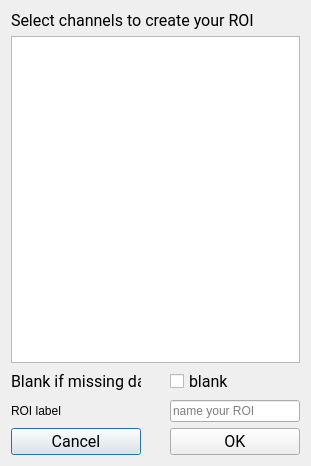
<?xml version="1.0" encoding="UTF-8"?>
<ui version="4.0">
 <class>DialogAddChan</class>
 <widget class="QDialog" name="DialogAddChan">
  <property name="geometry">
   <rect>
    <x>0</x>
    <y>0</y>
    <width>311</width>
    <height>466</height>
   </rect>
  </property>
  <property name="windowTitle">
   <string>Dialog</string>
  </property>
  <property name="styleSheet">
   <string notr="true">font: 12pt &quot;Roboto&quot;;</string>
  </property>
  <layout class="QVBoxLayout" name="verticalLayout">
   <item>
    <widget class="QLabel" name="label_2">
     <property name="font">
      <font>
       <family>Roboto</family>
       <pointsize>12</pointsize>
       <weight>50</weight>
       <italic>false</italic>
       <bold>false</bold>
      </font>
     </property>
     <property name="toolTip">
      <string>Check channels from the list below to create you Region Of Interest (ROI)</string>
     </property>
     <property name="text">
      <string>Select channels to create your ROI</string>
     </property>
    </widget>
   </item>
   <item>
    <widget class="QListView" name="listView_addChan">
     <property name="selectionMode">
      <enum>QAbstractItemView::SingleSelection</enum>
     </property>
     <property name="selectionBehavior">
      <enum>QAbstractItemView::SelectItems</enum>
     </property>
    </widget>
   </item>
   <item>
    <layout class="QGridLayout" name="gridLayout">
     <item row="0" column="0">
      <widget class="QLabel" name="label">
       <property name="minimumSize">
        <size>
         <width>130</width>
         <height>0</height>
        </size>
       </property>
       <property name="maximumSize">
        <size>
         <width>130</width>
         <height>16777215</height>
        </size>
       </property>
       <property name="font">
        <font>
         <family>Roboto</family>
         <pointsize>12</pointsize>
         <weight>50</weight>
         <italic>false</italic>
         <bold>false</bold>
        </font>
       </property>
       <property name="text">
        <string>Blank if missing data</string>
       </property>
      </widget>
     </item>
     <item row="0" column="1">
      <spacer name="horizontalSpacer">
       <property name="orientation">
        <enum>Qt::Horizontal</enum>
       </property>
       <property name="sizeHint" stdset="0">
        <size>
         <width>40</width>
         <height>20</height>
        </size>
       </property>
      </spacer>
     </item>
     <item row="0" column="2">
      <widget class="QCheckBox" name="blank_checkBox">
       <property name="font">
        <font>
         <family>Roboto</family>
         <pointsize>12</pointsize>
         <weight>50</weight>
         <italic>false</italic>
         <bold>false</bold>
        </font>
       </property>
       <property name="toolTip">
        <string>ROI values will be empty if any data is missing for the mean otherwise missing data are ignored.</string>
       </property>
       <property name="text">
        <string>blank</string>
       </property>
      </widget>
     </item>
     <item row="1" column="0">
      <widget class="QLabel" name="label_3">
       <property name="minimumSize">
        <size>
         <width>130</width>
         <height>0</height>
        </size>
       </property>
       <property name="maximumSize">
        <size>
         <width>130</width>
         <height>16777215</height>
        </size>
       </property>
       <property name="text">
        <string>ROI label</string>
       </property>
      </widget>
     </item>
     <item row="1" column="1">
      <spacer name="horizontalSpacer_2">
       <property name="orientation">
        <enum>Qt::Horizontal</enum>
       </property>
       <property name="sizeHint" stdset="0">
        <size>
         <width>40</width>
         <height>20</height>
        </size>
       </property>
      </spacer>
     </item>
     <item row="1" column="2">
      <widget class="QLineEdit" name="lineEdit_ROI">
       <property name="placeholderText">
        <string>name your ROI</string>
       </property>
      </widget>
     </item>
     <item row="2" column="0">
      <widget class="QPushButton" name="cancel">
       <property name="minimumSize">
        <size>
         <width>130</width>
         <height>0</height>
        </size>
       </property>
       <property name="maximumSize">
        <size>
         <width>130</width>
         <height>16777215</height>
        </size>
       </property>
       <property name="font">
        <font>
         <family>Roboto</family>
         <pointsize>12</pointsize>
         <weight>50</weight>
         <italic>false</italic>
         <bold>false</bold>
        </font>
       </property>
       <property name="text">
        <string>Cancel</string>
       </property>
      </widget>
     </item>
     <item row="2" column="1">
      <spacer name="horizontalSpacer_3">
       <property name="orientation">
        <enum>Qt::Horizontal</enum>
       </property>
       <property name="sizeHint" stdset="0">
        <size>
         <width>40</width>
         <height>20</height>
        </size>
       </property>
      </spacer>
     </item>
     <item row="2" column="2">
      <widget class="QPushButton" name="ok">
       <property name="minimumSize">
        <size>
         <width>130</width>
         <height>0</height>
        </size>
       </property>
       <property name="maximumSize">
        <size>
         <width>130</width>
         <height>16777215</height>
        </size>
       </property>
       <property name="font">
        <font>
         <family>Roboto</family>
         <pointsize>12</pointsize>
         <weight>50</weight>
         <italic>false</italic>
         <bold>false</bold>
        </font>
       </property>
       <property name="text">
        <string>OK</string>
       </property>
      </widget>
     </item>
    </layout>
   </item>
  </layout>
 </widget>
 <resources>
  <include location="../../../../../snooz-toolbox/src/main/python/ui/themes/themes.qrc"/>
 </resources>
 <connections>
  <connection>
   <sender>cancel</sender>
   <signal>clicked()</signal>
   <receiver>DialogAddChan</receiver>
   <slot>reject()</slot>
   <hints>
    <hint type="sourcelabel">
     <x>67</x>
     <y>311</y>
    </hint>
    <hint type="destinationlabel">
     <x>88</x>
     <y>323</y>
    </hint>
   </hints>
  </connection>
  <connection>
   <sender>ok</sender>
   <signal>clicked()</signal>
   <receiver>DialogAddChan</receiver>
   <slot>accept()</slot>
   <hints>
    <hint type="sourcelabel">
     <x>154</x>
     <y>324</y>
    </hint>
    <hint type="destinationlabel">
     <x>186</x>
     <y>324</y>
    </hint>
   </hints>
  </connection>
 </connections>
</ui>
